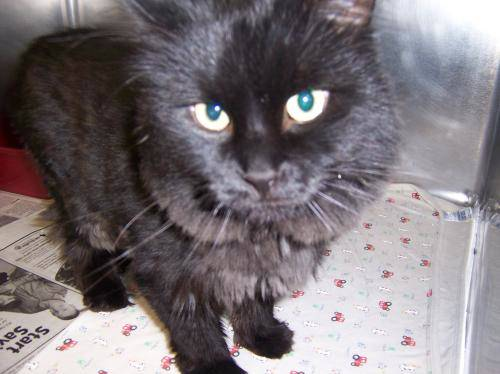
#> input picture cats_and_dogs_filtered/train/cats/cat.1010.jpg, 500 x 374 px, given in place of cat.190.jpg, which was not available
$ python day2A.py
#> lines starting #> are read from the running program, lines starting #| are printed output that depends on the picture; pictures that were not available may be replaced by others from this repository, and a replacement may not be noted
import matplotlib.pyplot as plt #2
import urllib.request, zipfile, os, shutil #3
import numpy as np #4
import random #6
# Images are Numbers Lesson:
# 1-----------------grid------------------
grid = [
    [0, 1, 0],
    [1, 1, 1],
    [0, 1, 0],
]

print(grid[0])      # the first ROW
print(grid[0][1])   # row 0, column 1
print(grid[2][2])   # row 2, column 2
# 2--------------blocks in grid---------------------
smiley = [
    [0, 0, 0, 0, 0, 0, 0, 0],
    [0, 0, 1, 0, 0, 1, 0, 0],
    [0, 0, 1, 0, 0, 1, 0, 0],
    [0, 0, 0, 0, 0, 0, 0, 0],
    [0, 1, 0, 0, 0, 0, 1, 0],
    [0, 0, 1, 1, 1, 1, 0, 0],
    [0, 0, 0, 0, 0, 0, 0, 0],
    [0, 0, 0, 0, 0, 0, 0, 0],
]

plt.imshow(smiley, cmap='gray')
plt.title('My first image: an 8x8 grid of numbers!')
plt.show()
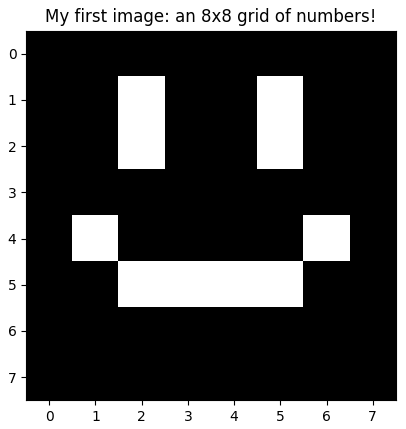
#> figure drawn by matplotlib, 1 panel

my_art = [
    [1, 0, 1, 0, 1, 0, 1, 0, 1, 0],
    [0, 0, 0, 0, 0, 0, 0, 0, 0, 1],
    [1, 0, 1, 1, 0, 0, 1, 1, 0, 0],
    [0, 0, 0, 0, 0, 0, 0, 0, 0, 1],
    [1, 0, 0, 1, 1, 1, 1, 0, 0, 0],
    [0, 0, 0, 1, 0, 0, 1, 0, 0, 1],
    [1, 0, 0, 1, 0, 0, 1, 0, 0, 0],
    [0, 0, 0, 1, 1, 1, 1, 0, 0, 1],
    [1, 0, 0, 0, 0, 0, 0, 0, 0, 1],
    [1, 0, 1, 0, 1, 0, 1, 0, 1, 0],
    [1, 0, 1, 0, 1, 0, 1, 0, 1, 0],
    [1, 0, 1, 0, 1, 0, 1, 0, 1, 0],
    [1, 0, 1, 0, 1, 0, 1, 0, 1, 0],
    [1, 0, 1, 0, 1, 0, 1, 0, 1, 0],
]

import matplotlib.pyplot as plt
plt.imshow(my_art, cmap='gray')
plt.show()
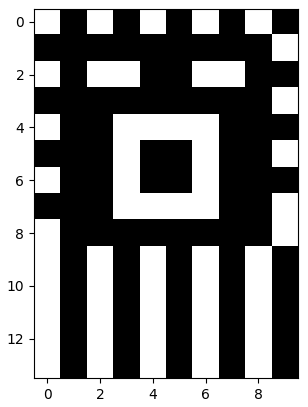
#> figure drawn by matplotlib, 1 panel
# 3----------------images--------------------
from PIL import Image
import matplotlib.pyplot as plt

img = Image.open('cats_and_dogs_filtered/train/cats/cat.190.jpg')
#> img is the input picture: PIL image 500x374 RGB; mean R, G, B 124.5, 117.2, 121.4
plt.imshow(img)
plt.title('A real photo')
plt.show()
# 4---We can see what the computer sees by converting the photo into a numpy array---
pixels = np.array(img)
print("Shape of this image:", pixels.shape) #shape-> (height, width, 3 (rgb))
#| Shape of this image: (374, 500, 3)
print("Total number in this one photo:", pixels.size)
#| Total number in this one photo: 561000
# inspect one pixel:
y, x = 350, 200
r, g, b = pixels[y, x]
#> r = 50; g = 41; b = 44
print(f"Pixel at row {y}, column {x}:  Red={r}  Green={g}  Blue={b}")
#| Pixel at row 350, column 200:  Red=50  Green=41  Blue=44

# Show that exact color as a little square
plt.figure(figsize=(1.5, 1.5))
plt.imshow([[pixels[y, x]]])
plt.axis("off")
plt.title(f"RGB = ({r}, {g}, {b})")
plt.show()
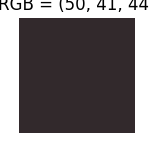
#> figure drawn by matplotlib, 1 panel
# 5-------Photo math/manipulation-----------------------
fig, ax = plt.subplots(1, 4, figsize=(16, 4))

ax[0].imshow(pixels);                 ax[0].set_title('Original')
ax[1].imshow(49 - pixels);           ax[1].set_title('49 - pixels  (inverted!)')
ax[2].imshow(pixels[50:, ::-1]);        ax[2].set_title('Columns reversed (mirror)')
ax[3].imshow(pixels[::8, ::8]);       ax[3].set_title('Every 8th pixel (low-res)')

for a in ax: a.axis('off')
plt.show()
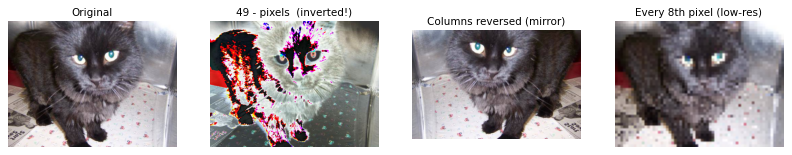
#> figure drawn by matplotlib, 4 panels
plt.imshow(pixels[::-1])
plt.title(f"rows reversed")
plt.show()
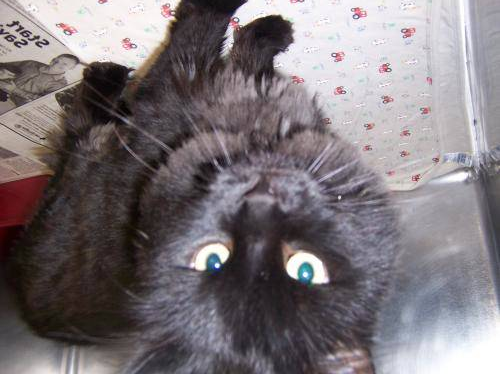
#> shown: shape (374, 500, 3); mean R, G, B 124.5, 117.2, 121.4
# 6 ----------cats & dogs - the 40 year predicament-----------------
cat_dir = 'cats_and_dogs_filtered/train/cats'
dog_dir = 'cats_and_dogs_filtered/train/dogs'

fig, ax = plt.subplots(2, 4, figsize=(16, 8))
for i in range(4):
    cat = np.array(Image.open(os.path.join(cat_dir, random.choice(os.listdir(cat_dir)))))
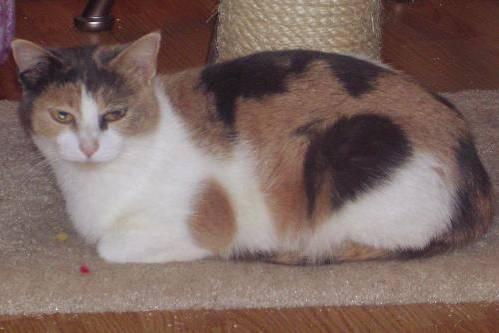
#> input picture cats_and_dogs_filtered/train/cats/cat.1089.jpg, 499 x 333 px
#> cat is the input picture: shape (333, 499, 3); mean R, G, B 124.5, 103, 97.3
    dog = np.array(Image.open(os.path.join(dog_dir, random.choice(os.listdir(dog_dir)))))
    ax[0, i].imshow(cat); ax[0, i].set_title(f'cat — {cat.shape[0]}x{cat.shape[1]} pixels')
    ax[1, i].imshow(dog); ax[1, i].set_title(f'dog — {dog.shape[0]}x{dog.shape[1]} pixels')
for a in ax.flat: a.axis('off')
#> this loop made 8 passes
plt.show()
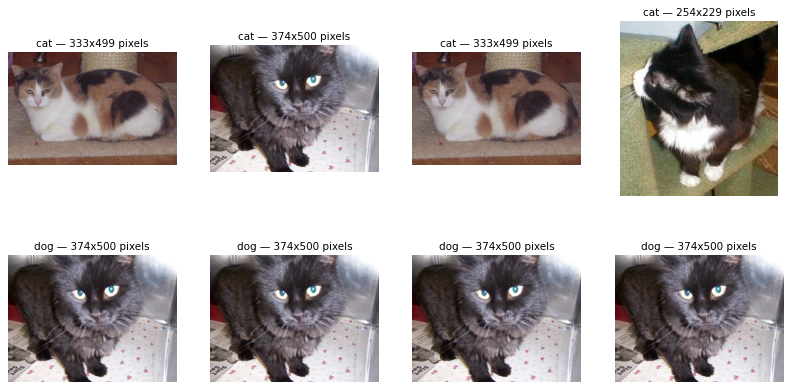
#> figure drawn by matplotlib, 8 panels

print('Average pixel value of last cat photo:', np.array(cat).mean().round(1))
#| Average pixel value of last cat photo: 100.7
print('Average pixel value of last dog photo:', np.array(dog).mean().round(1))
#| Average pixel value of last dog photo: 121.0
